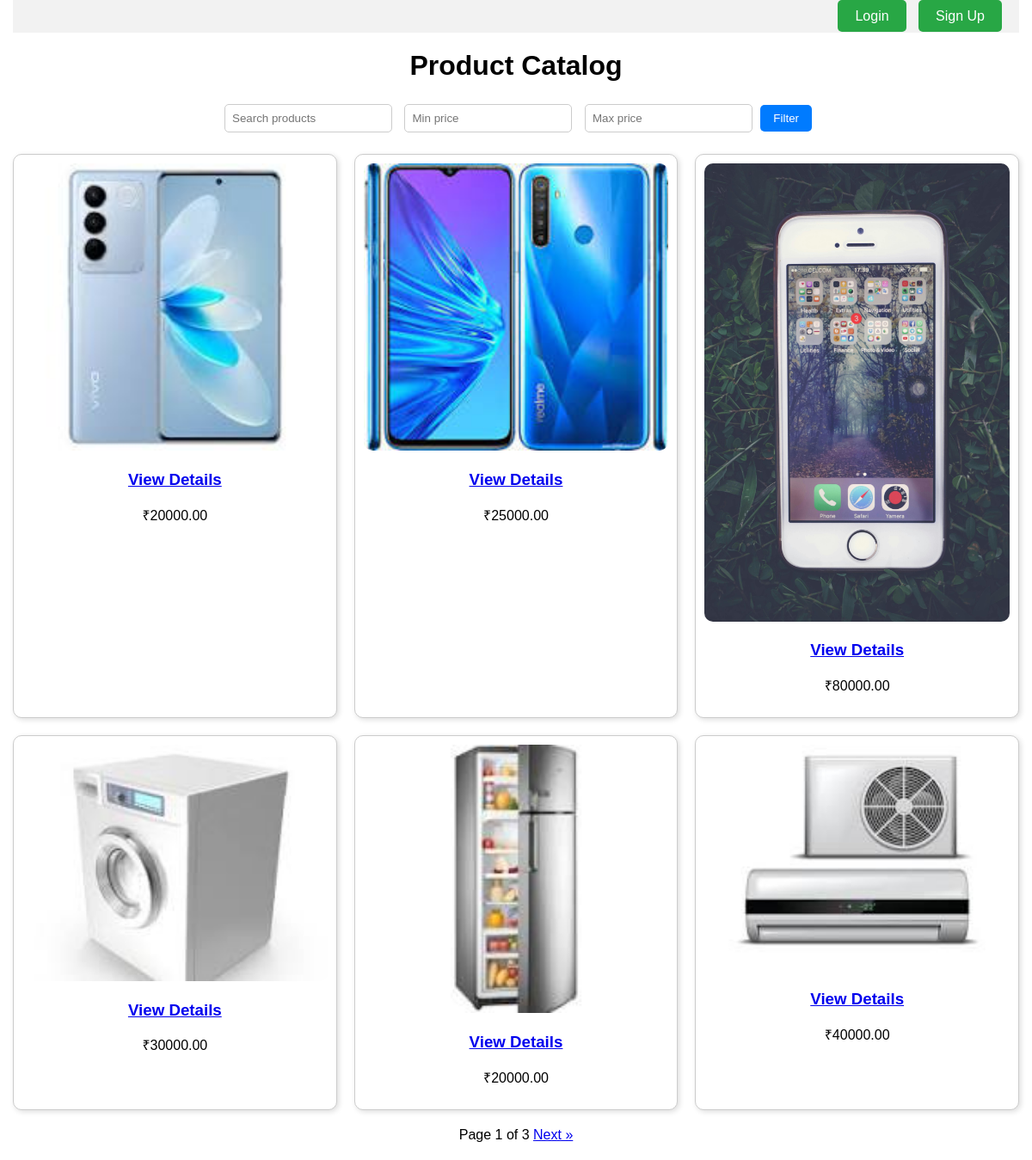
The app's page /api/shop/ with its own data.
### store/models.py (models this page shows, shortened)
class Product(models.Model):
    name=models.CharField(max_length=50)
    description=models.TextField()
    price=models.DecimalField(max_digits=10,decimal_places=2)
    category=models.CharField(max_length=50)
    image=models.ImageField(upload_to='products/')

### store/views.py (the view)
# urls.py: path('', ProductListView.as_view(), name='product-list-html'),
class ProductListView(ListView):
    model=Product
    template='product_list.html'
    context_object_name='products'
    paginate_by = 6
    def get_queryset(self):
        query = self.request.GET.get('q', '')
        min_price = self.request.GET.get('min_price')
        max_price = self.request.GET.get('max_price')
        queryset = Product.objects.all()
        if query:
            queryset = queryset.filter(name__icontains=query)
        if min_price:
            queryset = queryset.filter(price__gte=min_price)
        if max_price:
            queryset = queryset.filter(price__lte=max_price)
        return queryset

### templates/store/product_list.html (shortened to what this page needs)
<!DOCTYPE html>
{% load static %}
<html lang="en">
<head>
</head>
<body>
    <div class="container">
        <div class="header">
            {% if user.is_authenticated %}
                <div>Welcome, {{ user.username }}</div>
                <a href="{% url 'logout' %}" class="button-info">Logout</a>
            {% else %}
                <div>
                    <a href="{% url 'login' %}" class="button-info">Login</a>
                    <a href="{% url 'signup' %}" class="button-info">Sign Up</a>
                </div>
            {% endif %}
        </div>
        <h1>Product Catalog</h1>
        <form method="get">
            <input type="text" name="q" placeholder="Search products" value="{{ request.GET.q }}">
            <input type="number" name="min_price" placeholder="Min price" value="{{ request.GET.min_price }}">
            <input type="number" name="max_price" placeholder="Max price" value="{{ request.GET.max_price }}">
            <button type="submit">Filter</button>
        </form>
        <div class="products">
            {% for product in products %}
            <div class="card">
                <img src="{{ product.image.url }}" alt="{{ product.name }}">
                <h3><a href="{% url 'product-detail' product.id %}">View Details</a></h3>
                <p>₹{{ product.price }}</p>
            </div>
            {% endfor %}
        </div>
        <div class="pagination">
            <span>Page {{ page_obj.number }} of {{ page_obj.paginator.num_pages }}</span>
            {% if page_obj.has_next %}
                <a href="?page={{ page_obj.next_page_number }}">Next &raquo;</a>
            {% endif %}
        </div>
    </div>
</body>
</html>

### templates/store/product_list.html (style rules this page uses)
* { box-sizing: border-box; }
body { font-family: Arial, sans-serif; margin: 0; padding: 0; }
.container { max-width: 1200px; margin: auto; padding: 0 15px; overflow-x: hidden; }
.header { background-color: #f2f2f2; padding: 10px 20px; display: flex; justify-content: space-between; align-items: center; }
.products { display: grid; grid-template-columns: repeat(auto-fit, minmax(280px, 1fr)); gap: 20px; margin: 20px 0; }
.card { padding: 10px; border: 1px solid #ccc; border-radius: 10px; box-shadow: 2px 2px 6px #ddd; text-align: center; background-color: white; }
.card img { width: 100%; height: auto; border-radius: 10px; }
.pagination { margin: 20px 0; text-align: center; }
.button-info { background: #28a745; border: none; padding: 10px 20px; color: white; border-radius: 5px; cursor: pointer; font-size: 16px; text-decoration: none; margin-left: 10px; }
form { text-align: center; margin: 20px 0; }
input[type="text"], input[type="number"] { padding: 8px; margin: 5px; border-radius: 5px; border: 1px solid #ccc; }
button[type="submit"] { padding: 8px 15px; border: none; background-color: #007bff; color: white; border-radius: 5px; cursor: pointer; }
h1 { text-align: center; margin-top: 20px; }

### records on screen
Product: image (picture), price "20000.00"
Product: image (picture), price "25000.00"
Product: image (picture), price "80000.00"
Product: image (picture), price "30000.00"
Product: image (picture), price "20000.00"
Product: image (picture), price "40000.00"

### other values on screen
{{ page_obj.number }} "1"
{{ page_obj.paginator.num_pages }} "3"
